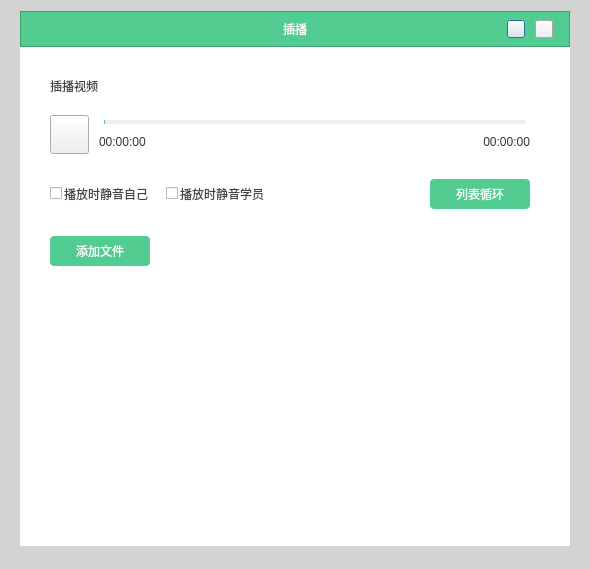
<?xml version="1.0" encoding="UTF-8"?>
<ui version="4.0">
 <class>VideoChoiceUI</class>
 <widget class="QDialog" name="VideoChoiceUI">
  <property name="geometry">
   <rect>
    <x>0</x>
    <y>0</y>
    <width>590</width>
    <height>569</height>
   </rect>
  </property>
  <property name="windowTitle">
   <string>Dialog</string>
  </property>
  <property name="styleSheet">
   <string notr="true">QWidget#VideoChoiceUI{
	background-color: rgb(211, 211, 211);
}	</string>
  </property>
  <layout class="QGridLayout" name="gridLayout_2">
   <property name="leftMargin">
    <number>1</number>
   </property>
   <property name="topMargin">
    <number>1</number>
   </property>
   <property name="rightMargin">
    <number>1</number>
   </property>
   <property name="bottomMargin">
    <number>1</number>
   </property>
   <property name="spacing">
    <number>0</number>
   </property>
   <item row="2" column="0">
    <widget class="QLabel" name="label_4">
     <property name="minimumSize">
      <size>
       <width>19</width>
       <height>0</height>
      </size>
     </property>
     <property name="maximumSize">
      <size>
       <width>19</width>
       <height>16777215</height>
      </size>
     </property>
     <property name="styleSheet">
      <string notr="true">border-image: url(:/widget/img/widget/back.png) 6 352 18 0;
</string>
     </property>
     <property name="text">
      <string/>
     </property>
    </widget>
   </item>
   <item row="2" column="2">
    <widget class="QLabel" name="label_6">
     <property name="minimumSize">
      <size>
       <width>19</width>
       <height>0</height>
      </size>
     </property>
     <property name="maximumSize">
      <size>
       <width>19</width>
       <height>16777215</height>
      </size>
     </property>
     <property name="styleSheet">
      <string notr="true">border-image: url(:/widget/img/widget/back.png) 10 0 18 352;</string>
     </property>
     <property name="text">
      <string/>
     </property>
    </widget>
   </item>
   <item row="0" column="0" colspan="3">
    <widget class="QLabel" name="label_5">
     <property name="minimumSize">
      <size>
       <width>0</width>
       <height>10</height>
      </size>
     </property>
     <property name="maximumSize">
      <size>
       <width>16777215</width>
       <height>10</height>
      </size>
     </property>
     <property name="styleSheet">
      <string notr="true">border-image: url(:/widget/img/widget/back.png) 0 0 194 0;
</string>
     </property>
     <property name="text">
      <string/>
     </property>
    </widget>
   </item>
   <item row="2" column="1">
    <widget class="CWidget" name="backframe" native="true">
     <property name="minimumSize">
      <size>
       <width>550</width>
       <height>535</height>
      </size>
     </property>
     <property name="maximumSize">
      <size>
       <width>550</width>
       <height>535</height>
      </size>
     </property>
     <property name="styleSheet">
      <string notr="true">#backframe
{
	background-color: rgb(255, 255, 255);
	

}</string>
     </property>
     <layout class="QVBoxLayout" name="verticalLayout_2">
      <property name="spacing">
       <number>0</number>
      </property>
      <property name="leftMargin">
       <number>0</number>
      </property>
      <property name="topMargin">
       <number>0</number>
      </property>
      <property name="rightMargin">
       <number>0</number>
      </property>
      <property name="bottomMargin">
       <number>2</number>
      </property>
      <item>
       <widget class="QFrame" name="Titleframe">
        <property name="minimumSize">
         <size>
          <width>0</width>
          <height>36</height>
         </size>
        </property>
        <property name="maximumSize">
         <size>
          <width>16777215</width>
          <height>36</height>
         </size>
        </property>
        <property name="styleSheet">
         <string notr="true">#Titleframe{
background-color: rgb(82, 204, 144);
}</string>
        </property>
        <property name="frameShape">
         <enum>QFrame::StyledPanel</enum>
        </property>
        <property name="frameShadow">
         <enum>QFrame::Raised</enum>
        </property>
        <layout class="QHBoxLayout" name="horizontalLayout_3">
         <property name="spacing">
          <number>10</number>
         </property>
         <property name="leftMargin">
          <number>72</number>
         </property>
         <property name="topMargin">
          <number>0</number>
         </property>
         <property name="rightMargin">
          <number>16</number>
         </property>
         <property name="bottomMargin">
          <number>0</number>
         </property>
         <item>
          <widget class="QLabel" name="label">
           <property name="minimumSize">
            <size>
             <width>0</width>
             <height>26</height>
            </size>
           </property>
           <property name="maximumSize">
            <size>
             <width>16777215</width>
             <height>26</height>
            </size>
           </property>
           <property name="styleSheet">
            <string notr="true">color: rgb(255, 255, 255);
font: 16px &quot;微软雅黑&quot;;</string>
           </property>
           <property name="text">
            <string>插播</string>
           </property>
           <property name="alignment">
            <set>Qt::AlignCenter</set>
           </property>
          </widget>
         </item>
         <item>
          <widget class="QPushButton" name="btnMinimize">
           <property name="minimumSize">
            <size>
             <width>18</width>
             <height>18</height>
            </size>
           </property>
           <property name="maximumSize">
            <size>
             <width>18</width>
             <height>18</height>
            </size>
           </property>
           <property name="styleSheet">
            <string notr="true">QPushButton{	
	border-image: url(:/Login/img/Login/min_green_Normal.png);
}

QPushButton:hover{		
	border-image: url(:/Login/img/Login/mic_green_Click.png);
}

QPushButton:pressed{
	border-image: url(:/Login/img/Login/min_green_Normal.png);
}

QPussButton:disable{
	border-image: url(:/Login/img/Login/min_green_Normal.png);
}</string>
           </property>
           <property name="text">
            <string/>
           </property>
          </widget>
         </item>
         <item>
          <widget class="QPushButton" name="btnClose">
           <property name="minimumSize">
            <size>
             <width>18</width>
             <height>18</height>
            </size>
           </property>
           <property name="maximumSize">
            <size>
             <width>18</width>
             <height>18</height>
            </size>
           </property>
           <property name="styleSheet">
            <string notr="true">QPushButton{	
	border-image: url(:/Login/img/Login/close_green_Normal.png);
}

QPushButton:hover{		
	border-image: url(:/Login/img/Login/close_green_Click.png);
}

QPushButton:pressed{
	border-image: url(:/Login/img/Login/close_green_Normal.png);
}

QPussButton:disable{
	border-image: url(:/Login/img/Login/close_green_Normal.png);
}</string>
           </property>
           <property name="text">
            <string/>
           </property>
          </widget>
         </item>
        </layout>
       </widget>
      </item>
      <item>
       <layout class="QGridLayout" name="gridLayout">
        <property name="leftMargin">
         <number>30</number>
        </property>
        <property name="topMargin">
         <number>30</number>
        </property>
        <property name="rightMargin">
         <number>40</number>
        </property>
        <property name="bottomMargin">
         <number>25</number>
        </property>
        <property name="horizontalSpacing">
         <number>10</number>
        </property>
        <property name="verticalSpacing">
         <number>0</number>
        </property>
        <item row="0" column="0" colspan="4">
         <widget class="QLabel" name="labTitle">
          <property name="styleSheet">
           <string notr="true">color: rgb(68, 68, 68);
font: 14px &quot;微软雅黑&quot;;</string>
          </property>
          <property name="text">
           <string>插播视频</string>
          </property>
         </widget>
        </item>
        <item row="2" column="0" rowspan="2">
         <widget class="QPushButton" name="btnPlay">
          <property name="sizePolicy">
           <sizepolicy hsizetype="Preferred" vsizetype="Preferred">
            <horstretch>0</horstretch>
            <verstretch>0</verstretch>
           </sizepolicy>
          </property>
          <property name="minimumSize">
           <size>
            <width>39</width>
            <height>39</height>
           </size>
          </property>
          <property name="maximumSize">
           <size>
            <width>39</width>
            <height>39</height>
           </size>
          </property>
          <property name="styleSheet">
           <string notr="true"/>
          </property>
          <property name="text">
           <string/>
          </property>
         </widget>
        </item>
        <item row="2" column="1" colspan="3">
         <widget class="VHallProcessSlider" name="ProgressSlider">
          <property name="styleSheet">
           <string notr="true">#ProgressSlider::add-page:Horizontal
{    
   background-color: #EFEFEF;
   height:5px;
}
#ProgressSlider::sub-page:Horizontal 
{
   background-color:#52CC90;
   height:5px;
}
#ProgressSlider::groove:Horizontal 
{
   background:transparent;
   height:4px;
   margin: 0px 0px; 
   left: 5px; 
   right: 5px; 
}
#ProgressSlider::handle:Horizontal
{
   border: 1px solid #5c5c5c;  
    
	border-image: url(:/common/img/handle.png);
    width: 21px;                
       margin: -9px -9px -9px -9px;              
}</string>
          </property>
          <property name="orientation">
           <enum>Qt::Horizontal</enum>
          </property>
         </widget>
        </item>
        <item row="3" column="1">
         <widget class="QLabel" name="labCurTime">
          <property name="styleSheet">
           <string notr="true">color: rgb(51, 51, 51);
font: 12px &quot;微软雅黑&quot;;</string>
          </property>
          <property name="text">
           <string>00:00:00</string>
          </property>
         </widget>
        </item>
        <item row="3" column="2" colspan="2">
         <widget class="QLabel" name="labFullTime">
          <property name="layoutDirection">
           <enum>Qt::LeftToRight</enum>
          </property>
          <property name="styleSheet">
           <string notr="true">color: rgb(51, 51, 51);
font: 12px &quot;微软雅黑&quot;;</string>
          </property>
          <property name="text">
           <string>00:00:00</string>
          </property>
          <property name="alignment">
           <set>Qt::AlignRight|Qt::AlignTrailing|Qt::AlignVCenter</set>
          </property>
         </widget>
        </item>
        <item row="1" column="0" colspan="4">
         <widget class="QLabel" name="label_2">
          <property name="minimumSize">
           <size>
            <width>0</width>
            <height>20</height>
           </size>
          </property>
          <property name="maximumSize">
           <size>
            <width>16777215</width>
            <height>20</height>
           </size>
          </property>
          <property name="text">
           <string/>
          </property>
         </widget>
        </item>
       </layout>
      </item>
      <item>
       <layout class="QHBoxLayout" name="horizontalLayout">
        <property name="spacing">
         <number>17</number>
        </property>
        <property name="leftMargin">
         <number>30</number>
        </property>
        <property name="rightMargin">
         <number>40</number>
        </property>
        <property name="bottomMargin">
         <number>27</number>
        </property>
        <item>
         <widget class="QCheckBox" name="ChkBoxMuteSelf">
          <property name="styleSheet">
           <string notr="true">QCheckBox{  
color: rgb(68, 68, 68);
font: 12px &quot;微软雅黑&quot;;
    spacing: 2px;  
} 

QCheckBox::indicator{  
    width: 12px;  
    height: 12px;  
}  

QCheckBox::indicator:unchecked{  
	image: url(:/common/img/unchecked.png);
}  
  
QCheckBox::indicator:checked{  
	image: url(:/common/img/checked.png);
}  
  
QCheckBox::indicator:checked:disabled{  
    image:url(:/CheckBox/res/checkedDisabled.png);  
} </string>
          </property>
          <property name="text">
           <string>播放时静音自己</string>
          </property>
         </widget>
        </item>
        <item>
         <widget class="QCheckBox" name="ChkBoxMuteStudent">
          <property name="styleSheet">
           <string notr="true">

QCheckBox{  
color: rgb(68, 68, 68);
font: 12px &quot;微软雅黑&quot;;
    spacing: 2px;  
} 

QCheckBox::indicator{  
    width: 12px;  
    height: 12px;  
}  

QCheckBox::indicator:unchecked{  
	image: url(:/common/img/unchecked.png);
}  
  
QCheckBox::indicator:checked{  
	image: url(:/common/img/checked.png);
}  
  
QCheckBox::indicator:checked:disabled{  
    image:url(:/CheckBox/res/checkedDisabled.png);  
} </string>
          </property>
          <property name="text">
           <string>播放时静音学员</string>
          </property>
         </widget>
        </item>
        <item>
         <spacer name="horizontalSpacer">
          <property name="orientation">
           <enum>Qt::Horizontal</enum>
          </property>
          <property name="sizeHint" stdset="0">
           <size>
            <width>40</width>
            <height>20</height>
           </size>
          </property>
         </spacer>
        </item>
        <item>
         <widget class="QPushButton" name="btnCircleType">
          <property name="minimumSize">
           <size>
            <width>100</width>
            <height>30</height>
           </size>
          </property>
          <property name="maximumSize">
           <size>
            <width>100</width>
            <height>30</height>
           </size>
          </property>
          <property name="styleSheet">
           <string notr="true">QPushButton{
font: 12px &quot;微软雅黑&quot;;	
	color: rgb(255, 255, 255);
	border:1px;
	border-radius:4px;
	background-color: rgb(82, 204, 144);
}

QPushButton:hover{
	background-color: rgb(52, 184, 119);
}

QPushButton:pressed
{
	background-color: rgb(82, 204, 144);
}


QPushButton:disable{
	background-color: rgb(99, 224, 162);
}

</string>
          </property>
          <property name="text">
           <string>列表循环</string>
          </property>
         </widget>
        </item>
       </layout>
      </item>
      <item>
       <layout class="QHBoxLayout" name="horizontalLayout_4">
        <property name="spacing">
         <number>9</number>
        </property>
        <property name="leftMargin">
         <number>30</number>
        </property>
        <property name="rightMargin">
         <number>0</number>
        </property>
        <property name="bottomMargin">
         <number>20</number>
        </property>
        <item>
         <widget class="QToolButton" name="addButton">
          <property name="minimumSize">
           <size>
            <width>100</width>
            <height>30</height>
           </size>
          </property>
          <property name="maximumSize">
           <size>
            <width>100</width>
            <height>30</height>
           </size>
          </property>
          <property name="styleSheet">
           <string notr="true">QToolButton{
font: 12px &quot;微软雅黑&quot;;	
	color: rgb(255, 255, 255);
	border:1px;
	border-radius:4px;
	background-color: rgb(82, 204, 144);
}

QToolButton:hover{
	background-color: rgb(52, 184, 119);
}

QToolButton:pressed
{
	background-color: rgb(82, 204, 144);
}

QToolButton:disable{
	background-color: rgb(99, 224, 162);
}

</string>
          </property>
          <property name="text">
           <string>添加文件</string>
          </property>
         </widget>
        </item>
        <item>
         <widget class="QLabel" name="FileTypeTips">
          <property name="minimumSize">
           <size>
            <width>14</width>
            <height>14</height>
           </size>
          </property>
          <property name="maximumSize">
           <size>
            <width>14</width>
            <height>14</height>
           </size>
          </property>
          <property name="styleSheet">
           <string notr="true">QLabel{
border-image: url(:/button/img/button/help.png);
}

QLabel:hover{
	border-image: url(:/button/img/button/helpHover.png);
}</string>
          </property>
          <property name="text">
           <string/>
          </property>
         </widget>
        </item>
        <item>
         <spacer name="horizontalSpacer_2">
          <property name="orientation">
           <enum>Qt::Horizontal</enum>
          </property>
          <property name="sizeHint" stdset="0">
           <size>
            <width>40</width>
            <height>20</height>
           </size>
          </property>
         </spacer>
        </item>
       </layout>
      </item>
      <item>
       <layout class="QVBoxLayout" name="verticalLayout_3">
        <property name="spacing">
         <number>10</number>
        </property>
        <property name="leftMargin">
         <number>30</number>
        </property>
        <property name="rightMargin">
         <number>40</number>
        </property>
        <property name="bottomMargin">
         <number>10</number>
        </property>
        <item>
         <widget class="QListWidget" name="ListWidget">
          <property name="focusPolicy">
           <enum>Qt::NoFocus</enum>
          </property>
          <property name="styleSheet">
           <string notr="true">#ListWidget
{
	background-color: rgb(255, 255, 255);
	border:0px;
}

/*滚动条样式 开始*/
QScrollBar:vertical
{
border-radius:4px;
width:6px;
background:rgba(255,255,255, 255);
margin:0px,0px,0px,0px;

}

QScrollBar::handle:vertical
{
background:rgba(210,210,210, 255);
border-radius:3px;
min-height:20;
border: 1px solid #D2D2D2;
}</string>
          </property>
         </widget>
        </item>
        <item>
         <widget class="QLabel" name="tipLab">
          <property name="styleSheet">
           <string notr="true">color: rgb(68, 68, 68);
font: 12px &quot;微软雅黑&quot;;</string>
          </property>
          <property name="text">
           <string/>
          </property>
         </widget>
        </item>
       </layout>
      </item>
     </layout>
    </widget>
   </item>
   <item row="3" column="0" colspan="3">
    <widget class="QLabel" name="label_7">
     <property name="minimumSize">
      <size>
       <width>0</width>
       <height>22</height>
      </size>
     </property>
     <property name="maximumSize">
      <size>
       <width>16777215</width>
       <height>22</height>
      </size>
     </property>
     <property name="styleSheet">
      <string notr="true">border-image: url(:/widget/img/widget/back.png) 182 0 0 0;</string>
     </property>
     <property name="text">
      <string/>
     </property>
    </widget>
   </item>
  </layout>
 </widget>
 <customwidgets>
  <customwidget>
   <class>CWidget</class>
   <extends>QWidget</extends>
   <header>cwidget.h</header>
   <container>1</container>
  </customwidget>
  <customwidget>
   <class>VHallProcessSlider</class>
   <extends>QSlider</extends>
   <header location="global">vhallprocessslider.h</header>
  </customwidget>
 </customwidgets>
 <resources>
  <include location="../../VLive/VLive.qrc"/>
 </resources>
 <connections/>
</ui>
